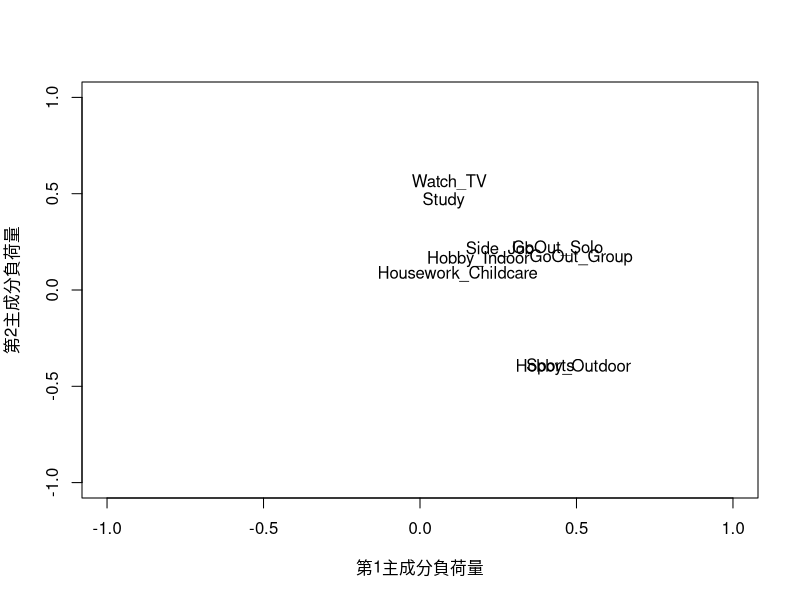

Write R code to recreate this figure.
# 20251111_1_全員回答_余暇時間の主成分分析 / ロジスティック回帰

# 必要なパッケージのロード（通常はbase Rの機能で十分です）
# library(stats)

# データの読み込み
library(readxl)
data_1 <- read_excel("data/data_1.xlsx")
View(data_1)


# 活動頻度の変数名リスト（Rでの列名として使用）
activity_cols <- c("Side_Job", "Housework_Childcare", "Study", 
                   "GoOut_Solo", "GoOut_Group", "Watch_TV", 
                   "Sports", "Hobby_Indoor", "Hobby_Outdoor")

# 目的変数（スマホゲーム: 0/1）の変数名
target_col <- "Play_SP_Game"
target_col2 <- "Play_Console"

# 主成分分析に使用するデータフレーム (説明変数X)
X <- data_1[, activity_cols]
# 目的変数Y
Y <- data_1[[target_col]]
# 目的変数Y2(コンシューマーゲーム)
Y2 <- data_1[[target_col2]]

# -----------------
# 主成分分析 (PCA) の実行
# -----------------
# データを標準化（scale = TRUE）してからPCAを実行
pca_result <- prcomp(X, scale = TRUE)

# 結果の確認（寄与率、累積寄与率）
print("--- 主成分分析 (PCA) の結果概要 ---")
summary(pca_result) 

# PC1-5のスコア（新しい説明変数）を取得
pc_scores <- as.data.frame(pca_result$x[, 1:5])
colnames(pc_scores) <- c("PC1", "PC2", "PC3", "PC4", "PC5") # 列名を変更

# 主成分負荷量の確認 (PC1, PC2, PC3の解釈に必要)
print("--- 主成分負荷量 (Rotation: PC1, PC2, PC3, PC4, PC5) ---")
print(pca_result$rotation[, 1:5])


# 第1主成分負荷量と第2主成分負荷量の散布図の作成
plot(pca_result$rotation[, 1], pca_result$rotation[, 2], type = "n",
     xlim = c(-1, 1), ylim = c(-1, 1), xlab = "第1主成分負荷量", ylab = "第2主成分負荷量")
text(pca_result$rotation[, 1], pca_result$rotation[, 2], rownames(pca_result$rotation))

# -----------------
# ロジスティック回帰
# -----------------

# PC1, PC2, PC3, PC4, PC5 のスコアを取得
pc_scores <- as.data.frame(pca_result$x[, 1:5])
colnames(pc_scores) <- c("PC1", "PC2", "PC3", "PC4", "PC5") # 列名をPC1〜PC5に変更

# 主成分スコアと目的変数Yを結合したデータフレームを作成
regression_data <- cbind(pc_scores, Play_SP_Game = Y)

# ロジスティック回帰モデルの構築 (PC1からPC5を説明変数に)
model <- glm(Play_SP_Game ~ PC1 + PC2 + PC3 + PC4 + PC5, 
             data = regression_data, 
             family = binomial)

# モデルの要約を出力
print("--- ロジスティック回帰分析の結果 ---")
summary(model)

# オッズ比と95%信頼区間の計算と表示
print("--- オッズ比と95%信頼区間 ---")
# オッズ比
odds_ratios <- exp(coef(model))
# 95%信頼区間 (confint.defaultを使用することで計算速度が速くなります)
conf_intervals <- exp(confint.default(model)) 

# 結果を見やすい表形式で結合
results_table <- data.frame(
  Coefficient = coef(model),
  Odds_Ratio = odds_ratios,
  `95% CI Lower` = conf_intervals[, 1],
  `95% CI Upper` = conf_intervals[, 2]
)
print(results_table)


# -----------------
# クラスター分析
# -----------------
# ⚠️ 前提: data_1 がインポートされており、pca_resultにPCA結果が格納されていること
# ⚠️ 主成分スコア（PC1からPC5）を data_1 に結合するため、pc_scoresを取得し直します。

# 主成分スコア（PC1からPC5）をデータフレームとして取得
# pc_scores <- as.data.frame(pca_result$x[, 1:5]) 
# colnames(pc_scores) <- c("PC1", "PC2", "PC3", "PC4", "PC5") 

# data_1 に主成分スコアを追加
data_1 <- cbind(data_1, pc_scores)

# K-meansクラスタリングの実行 (ここではK=3に設定)
k <- 3 # クラスター数
set.seed(42) # 結果の再現性を確保
kmeans_result <- kmeans(data_1[, c("PC1", "PC2", "PC3", "PC4", "PC5")], 
                        centers = k, 
                        nstart = 25)

# クラスターの割り当てを data_1 に追加
data_1$cluster <- as.factor(kmeans_result$cluster) 

# クラスターごとのサンプルサイズを確認
print("--- クラスターごとのサンプルサイズ ---")
table(data_1$cluster)

# 2. クラスターの特徴付け (プロファイルの作成)
# クラスターごとの平均値の計算（元の変数）
# aggregate 関数で、clusterごとに余暇活動の平均値を計算
print("--- クラスターごとの余暇活動 (元の変数) 平均値 ---")
cluster_profile_orig <- aggregate(data_1[, activity_cols], 
                                  by = list(Cluster = data_1$cluster), 
                                  FUN = mean)
print(cluster_profile_orig)

# クラスターごとの平均値の計算（主成分スコア）
# クラスタータイプをPCのスコア軸から確認
print("--- クラスターごとの主成分スコア平均値 ---")
cluster_profile_pc <- aggregate(data_1[, c("PC1", "PC2", "PC3", "PC4", "PC5")], 
                                by = list(Cluster = data_1$cluster), 
                                FUN = mean)
print(cluster_profile_pc)

# 3. スマホゲーム利用率の比較と検定
# 目的変数の変数名
# target_col <- "Play_SP_Game"

# クラスターごとのスマホゲーム利用率の計算 (0/1データの平均値が利用率になります)
print("--- クラスターごとのスマホゲーム利用率 ---")
utilization_rate <- aggregate(data_1[[target_col]], 
                              by = list(Cluster = data_1$cluster), 
                              FUN = mean)
colnames(utilization_rate) <- c("Cluster", "Play_SP_Game_Rate")
print(utilization_rate)

# 統計的有意差の検定 (ANOVA)
# 利用率に統計的な差があるかを確認します。p値が0.05未満なら有意な差あり。
print("--- クラスター間の利用率の統計的検定 (ANOVA) ---")
aov_result <- aov(data_1[[target_col2]] ~ cluster, data = data_1)
summary(aov_result)

# 有意な感じではなかったのでコンシューマーゲームでもやってみる
# クラスターごとのスマホゲーム利用率の計算 (0/1データの平均値が利用率になります)
print("--- クラスターごとのスマホゲーム利用率 ---")
utilization_rate <- aggregate(data_1[[target_col2]], 
                              by = list(Cluster = data_1$cluster), 
                              FUN = mean)
colnames(utilization_rate) <- c("Cluster", "Play_Console_Game_Rate")
print(utilization_rate)

# 統計的有意差の検定 (ANOVA)
# 利用率に統計的な差があるかを確認します。p値が0.05未満なら有意な差あり。
print("--- クラスター間の利用率の統計的検定 (ANOVA) ---")
aov_result <- aov(data_1[[target_col2]] ~ cluster, data = data_1)
summary(aov_result)
